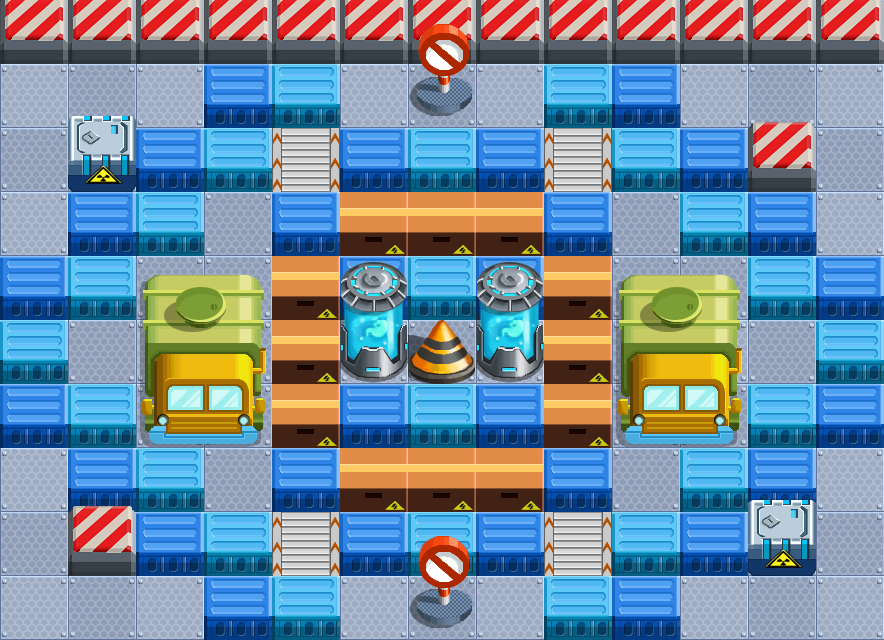

Tiled map render using the project's own tile images. Description and the map definition, with tile-layer contents summarised, below:
An orthogonal 13x10 tile map with 68x64 px tiles, 4 tile layers (bg, object, block, fg) and 6 objects (birthpoint, npc31, npc32, proprate, npc3).

<map version="1.0" orientation="orthogonal" width="13" height="10" tilewidth="68" tileheight="64">
 <tileset firstgid="1" name="gongchang" tilewidth="68" tileheight="64">
  <image source="gongchang.png" width="340" height="448" />
  <tile id="3">
   <properties>
    <property name="block" value="1" />
   </properties>
  </tile>
  <tile id="4">
   <properties>
    <property name="block" value="1" />
    <property name="shadow" value="1" />
   </properties>
  </tile>
  <tile id="5">
   <properties>
    <property name="block" value="1" />
   </properties>
  </tile>
  <tile id="6">
   <properties>
    <property name="block" value="1" />
    <property name="shadow" value="1" />
   </properties>
  </tile>
  <tile id="7">
   <properties>
    <property name="block" value="1" />
   </properties>
  </tile>
  <tile id="9">
   <properties>
    <property name="anim" value="2" />
    <property name="dir" value="up" />
   </properties>
  </tile>
  <tile id="10">
   <properties>
    <property name="block" value="1" />
    <property name="shadow" value="1" />
   </properties>
  </tile>
  <tile id="11">
   <properties>
    <property name="block" value="1" />
    <property name="shadow" value="1" />
   </properties>
  </tile>
  <tile id="13">
   <properties>
    <property name="block" value="1" />
   </properties>
  </tile>
  <tile id="14">
   <properties>
    <property name="block" value="1" />
   </properties>
  </tile>
  <tile id="15">
   <properties>
    <property name="block" value="1" />
    <property name="shadow" value="1" />
   </properties>
  </tile>
  <tile id="16">
   <properties>
    <property name="block" value="1" />
   </properties>
  </tile>
  <tile id="17">
   <properties>
    <property name="block" value="1" />
    <property name="move" value="1" />
    <property name="shadow" value="1" />
   </properties>
  </tile>
  <tile id="18">
   <properties>
    <property name="block" value="1" />
   </properties>
  </tile>
  <tile id="19">
   <properties>
    <property name="block" value="1" />
   </properties>
  </tile>
  <tile id="23">
   <properties>
    <property name="block" value="1" />
   </properties>
  </tile>
  <tile id="24">
   <properties>
    <property name="block" value="1" />
   </properties>
  </tile>
  <tile id="25">
   <properties>
    <property name="block" value="1" />
    <property name="shadow" value="1" />
   </properties>
  </tile>
  <tile id="26">
   <properties>
    <property name="block" value="1" />
   </properties>
  </tile>
  <tile id="30">
   <properties>
    <property name="anim" value="5" />
    <property name="dir" value="up" />
   </properties>
  </tile>
 </tileset>
 <layer name="bg" width="13" height="10">
  <data>[130 cells, 130 non-empty, 3 distinct tile ids]</data>
 </layer>
 <layer name="object" width="13" height="10">
  <data>[130 cells, 63 non-empty, 4 distinct tile ids]</data>
 </layer>
 <layer name="block" width="13" height="10">
  <data>[130 cells, 33 non-empty, 10 distinct tile ids]</data>
 </layer>
 <layer name="fg" width="13" height="10">
  <data>[130 cells, 8 non-empty, 4 distinct tile ids]</data>
 </layer>
 <objectgroup name="property" width="13" height="10">
  <object name="birthpoint" x="32" y="92">
   <properties>
    <property name="playertype" value="player" />
   </properties>
  </object>
  <object name="npc31" x="37" y="607">
   <properties>
    <property name="playertype" value="npc3" />
   </properties>
  </object>
  <object name="npc32" x="841" y="591">
   <properties>
    <property name="playertype" value="npc3" />
   </properties>
  </object>
  <object x="1111" y="367" width="1" />
  <object name="proprate" x="100" y="157">
   <properties>
    <property name="rate" value="0.6667" />
   </properties>
   <ellipse />
  </object>
  <object name="npc3" x="845" y="107">
   <properties>
    <property name="playertype" value="npc3" />
   </properties>
  </object>
 </objectgroup>
</map>
